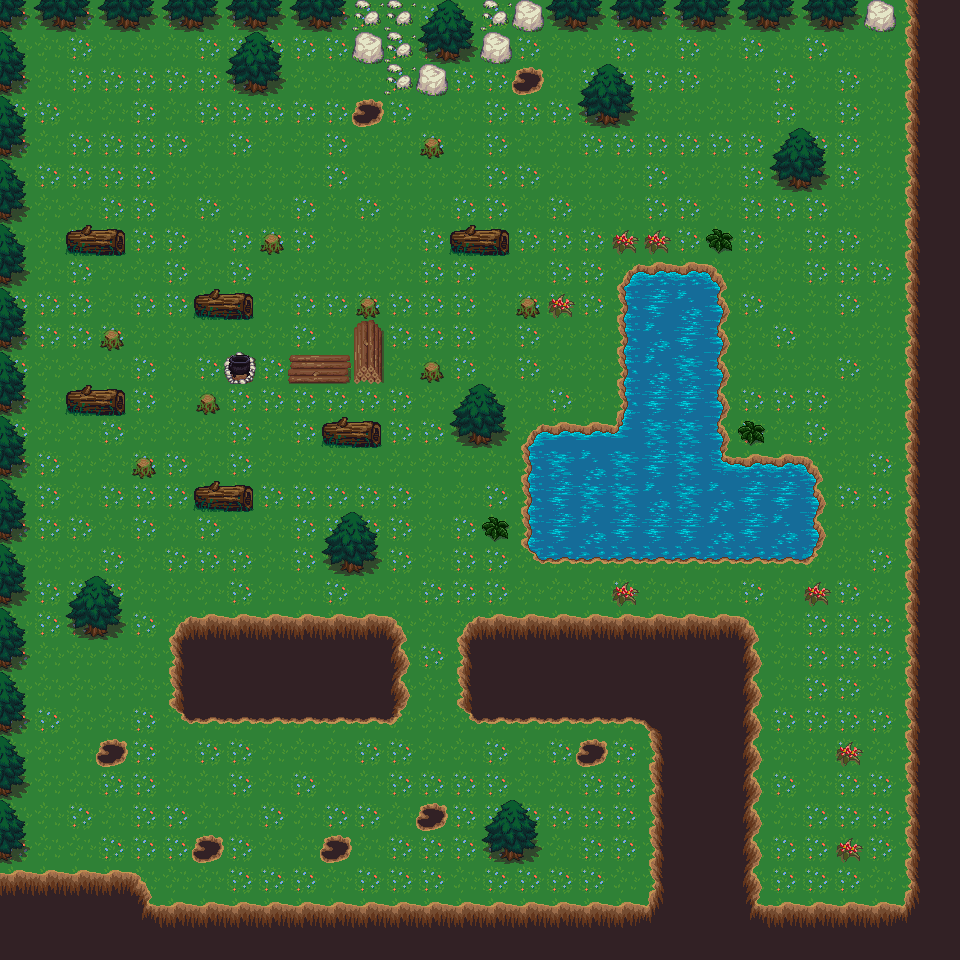

This is a level from a 2D game, rendered from its Tiled map with the project's own tilesets. A one-line summary and the map file follow, with tile-layer data summarised:
An orthogonal 30x30 tile map with 32x32 px tiles, 4 tile layers (Base, Bottom, Middle, Top) and 28 objects (22x wall, 3x spawn area, 2x walls).

<map version="1.0" orientation="orthogonal" renderorder="left-down" width="30" height="30" tilewidth="32" tileheight="32" nextobjectid="47">
 <tileset firstgid="1" name="forest_tiles" tilewidth="32" tileheight="32" tilecount="256" columns="16">
  <image source="forest_tiles.png" width="512" height="512" />
 </tileset>
 <layer name="Base" width="30" height="30">
  <properties>
   <property name="location" type="int" value="0" />
  </properties>
  <data>[900 cells, 900 non-empty, 30 distinct tile ids]</data>
 </layer>
 <layer name="Bottom" width="30" height="30">
  <properties>
   <property name="location" type="int" value="1" />
  </properties>
  <data>[900 cells, 14 non-empty, 2 distinct tile ids]</data>
 </layer>
 <layer name="Middle" width="30" height="30">
  <properties>
   <property name="location" type="int" value="2" />
  </properties>
  <data>[900 cells, 94 non-empty, 15 distinct tile ids]</data>
 </layer>
 <layer name="Top" width="30" height="30">
  <properties>
   <property name="location" type="int" value="3" />
  </properties>
  <data>[900 cells, 16 non-empty, 2 distinct tile ids]</data>
 </layer>
 <objectgroup name="Spawners">
  <object id="1" name="spawn area" x="644" y="30" width="224" height="64">
   <properties>
    <property name="id" type="int" value="0" />
   </properties>
  </object>
  <object id="2" name="spawn area" x="192" y="768" width="224" height="64">
   <properties>
    <property name="id" type="int" value="0" />
   </properties>
  </object>
  <object id="3" name="spawn area" x="736" y="288" width="160" height="160">
   <properties>
    <property name="id" type="int" value="0" />
   </properties>
  </object>
  <object id="22" name="walls" x="192" y="832">
   <polyline points="0,0 0,32 32,32 32,0 0,0" />
  </object>
  <object id="23" name="wall" x="320" y="832" width="32" height="32" />
  <object id="24" name="wall" x="416" y="800" width="32" height="32" />
  <object id="25" name="wall" x="576" y="736" width="32" height="32" />
 </objectgroup>
 <objectgroup name="Colliders">
  <object id="5" name="wall" x="896" y="0" width="64" height="960" />
  <object id="8" name="wall" x="0" y="864" width="128" height="96" />
  <object id="10" name="wall" x="128" y="896" width="768" height="64" />
  <object id="11" x="640" y="896" width="96" />
  <object id="12" name="wall" x="465.333" y="622.667" width="290.667" height="98.6667" />
  <object id="13" name="wall" x="180" y="624" width="216" height="93.3333" />
  <object id="14" name="wall" x="652" y="725.333" width="100" height="169.333" />
  <object id="15" name="wall" x="-1.33333" y="-2.66667" width="29.3333" height="865.333" />
  <object id="17" name="wall" x="96" y="736" width="32" height="32" />
  <object id="21" name="walls" x="352" y="-1.33333">
   <polyline points="0,0 0,65.3333 32,65.3333 64,65.3333 64,97.3333 96,97.3333 96,65.3333 128,65.3333 128,33.3333 160,33.3333 544,33.3333 544,1.33333 0,1.33333 -320,1.33333 -320,33.3333 0,33.3333" />
  </object>
  <object id="27" name="wall" x="535" y="446" width="168" height="103" />
  <object id="30" name="wall" x="673" y="465" width="137" height="89" />
  <object id="33" name="wall" x="631" y="279" width="86" height="197" />
  <object id="35" name="wall" x="491" y="824" width="44" height="17" />
  <object id="37" name="wall" x="333" y="536.5" width="44" height="17" />
  <object id="38" name="wall" x="75" y="600.5" width="44" height="17" />
  <object id="39" name="wall" x="461" y="408.5" width="44" height="17" />
  <object id="40" name="wall" x="781" y="151.5" width="44" height="17" />
  <object id="41" name="wall" x="587" y="88.5" width="44" height="17" />
  <object id="42" name="wall" x="241" y="66" width="28" height="11.5" />
  <object id="46" name="wall" x="360" y="345.25" width="17" height="11.5" />
 </objectgroup>
</map>
